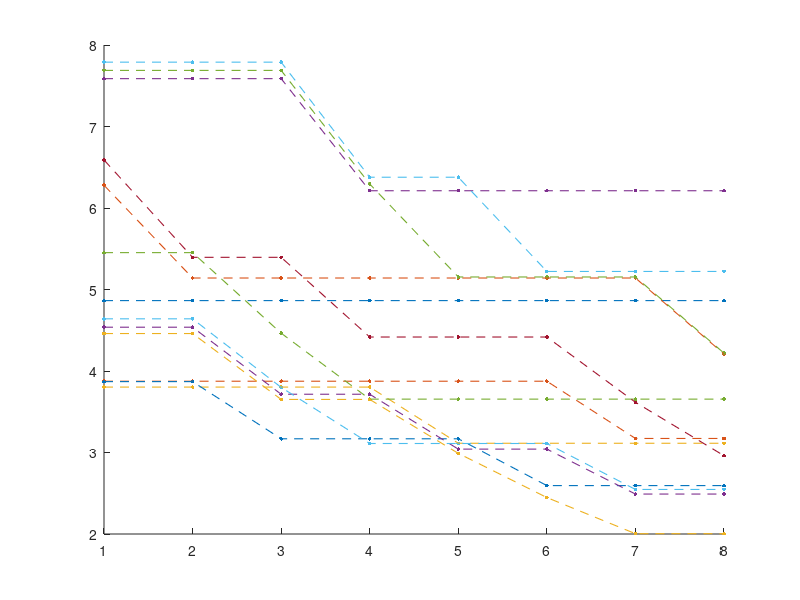

Recreate this plot in MATLAB. (Note: this script raises an error after producing the figure.)
% =========================================================================
% Figure 3b: Learning Curve over Learning Days
% ==========================================

% Load learning performance data (Dimensions: Subjects x Learning Days)
load('Fig_3b.mat', 'Learning_Performance');

% --- 1. Parameter Setup ---
training_day = 1:8;
n_subj = size(Learning_Performance, 1); % Number of subjects
SE1 = std(Learning_Performance, 0, 1) / sqrt(n_subj); % Standard error of the mean (SEM)
mean_color = [0.00, 0.45, 0.74]; % Default blue for group mean

% Initialize figure
figure('Name', 'Figure 3b', 'Position', [100, 100, 350, 420], 'Color', 'w');
hold on;

% --- 2. Plot Individual Subject Data ---
% Plot individual scatter points
for subj = 1:n_subj
    scatter(training_day, Learning_Performance(subj,:), 7, 'filled');
end

% Reset color order index to ensure dashed lines match the scatter point colors
set(gca, 'ColorOrderIndex', 1);

% Plot individual learning trajectories
for subj = 1:n_subj
    plot(training_day, Learning_Performance(subj,:), '--', 'LineWidth', 0.8);
end

% --- 3. Plot Group Mean Trend ---
% Calculate group mean performance across training days
mean_Learning_Performance = mean(Learning_Performance, 1);

% Plot the group mean scatter points and linear fit using custom function
Plot_scatter_with_correlation(training_day', mean_Learning_Performance', mean_color);

% --- 4. Figure Formatting ---
xlim([0.1 8.9]);
ylim([0 10]);
xticks(1:8);
xlabel('Learning day', 'Fontsize', 18);
ylabel('\Delta\theta (°)', 'Fontsize', 18); 

set(gca, 'tickdir', 'out', 'box', 'off', 'LineWidth', 1.5, ...
    'FontName', 'Arial', 'Fontsize', 16);

% --- 5. Statistical Analysis ---
% Calculate and output Spearman correlation for group mean trend
[r, p] = corr(training_day', mean_Learning_Performance', 'Type', 'Spearman');
fprintf('\n=== Figure 1d Statistics ===\n');
fprintf('Spearman correlation (Days vs Mean Learning Performance):\n');
fprintf('r = %.3f, p-value = %.4f\n', r, p);

hold off;


% =========================================================================
% Custom Function: Plot_scatter_with_correlation
% =========================================================================
function [r, p] = Plot_scatter_with_correlation(X, Y, Color)
    % PLOT_SCATTER_WITH_CORRELATION Plots a scatter plot with a linear trendline.
    %
    % Inputs:
    %   X     - Independent variable (column vector)
    %   Y     - Dependent variable (column vector)
    %   Color - RGB triplet for the marker and line color
    %
    % Outputs:
    %   r     - Pearson correlation coefficient
    %   p     - p-value of the correlation
    
    % Perform first-degree linear regression (y = ax + b)
    fitresult = polyfit(X, Y, 1);
    a = fitresult(1); % Slope
    b = fitresult(2); % Intercept
    
    % Generate X range for the trendline (extending slightly beyond data limits)
    x_range = (min(X) - 0.25) : 0.1 : (max(X) + 0.25);
    y_fit = a * x_range + b;
    
    % Plot the fitted linear trendline
    plot(x_range, y_fit, 'Color', Color, 'LineWidth', 4);
    
    % Plot the mean scatter points on top of the trendline 
    % (White edge color is applied for visual separation)
    scatter(X, Y, 80, 'filled', 'MarkerFaceColor', Color, ...
        'MarkerEdgeColor', 'w', 'LineWidth', 1.5);
    
    % Calculate Pearson correlation for the provided data
    [r, p] = corr(X, Y);
end
